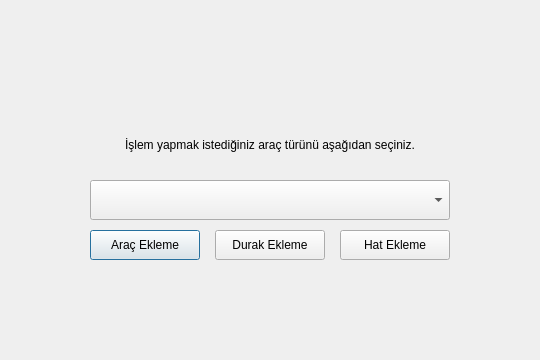
<?xml version="1.0" encoding="UTF-8"?>
<ui version="4.0">
 <class>Operations</class>
 <widget class="QDialog" name="Operations">
  <property name="geometry">
   <rect>
    <x>0</x>
    <y>0</y>
    <width>540</width>
    <height>360</height>
   </rect>
  </property>
  <property name="minimumSize">
   <size>
    <width>540</width>
    <height>360</height>
   </size>
  </property>
  <property name="maximumSize">
   <size>
    <width>540</width>
    <height>360</height>
   </size>
  </property>
  <property name="windowTitle">
   <string>Yönetim Sistemi</string>
  </property>
  <widget class="QComboBox" name="comboBox">
   <property name="geometry">
    <rect>
     <x>90</x>
     <y>180</y>
     <width>360</width>
     <height>40</height>
    </rect>
   </property>
  </widget>
  <widget class="QLabel" name="label">
   <property name="geometry">
    <rect>
     <x>90</x>
     <y>130</y>
     <width>360</width>
     <height>30</height>
    </rect>
   </property>
   <property name="text">
    <string>İşlem yapmak istediğiniz araç türünü aşağıdan seçiniz.</string>
   </property>
   <property name="alignment">
    <set>Qt::AlignCenter</set>
   </property>
  </widget>
  <widget class="QPushButton" name="pushButton">
   <property name="geometry">
    <rect>
     <x>90</x>
     <y>230</y>
     <width>110</width>
     <height>30</height>
    </rect>
   </property>
   <property name="text">
    <string>Araç Ekleme</string>
   </property>
  </widget>
  <widget class="QPushButton" name="pushButton_2">
   <property name="geometry">
    <rect>
     <x>215</x>
     <y>230</y>
     <width>110</width>
     <height>30</height>
    </rect>
   </property>
   <property name="text">
    <string>Durak Ekleme</string>
   </property>
  </widget>
  <widget class="QPushButton" name="pushButton_3">
   <property name="geometry">
    <rect>
     <x>340</x>
     <y>230</y>
     <width>110</width>
     <height>30</height>
    </rect>
   </property>
   <property name="text">
    <string>Hat Ekleme</string>
   </property>
  </widget>
 </widget>
 <resources/>
 <connections/>
</ui>
